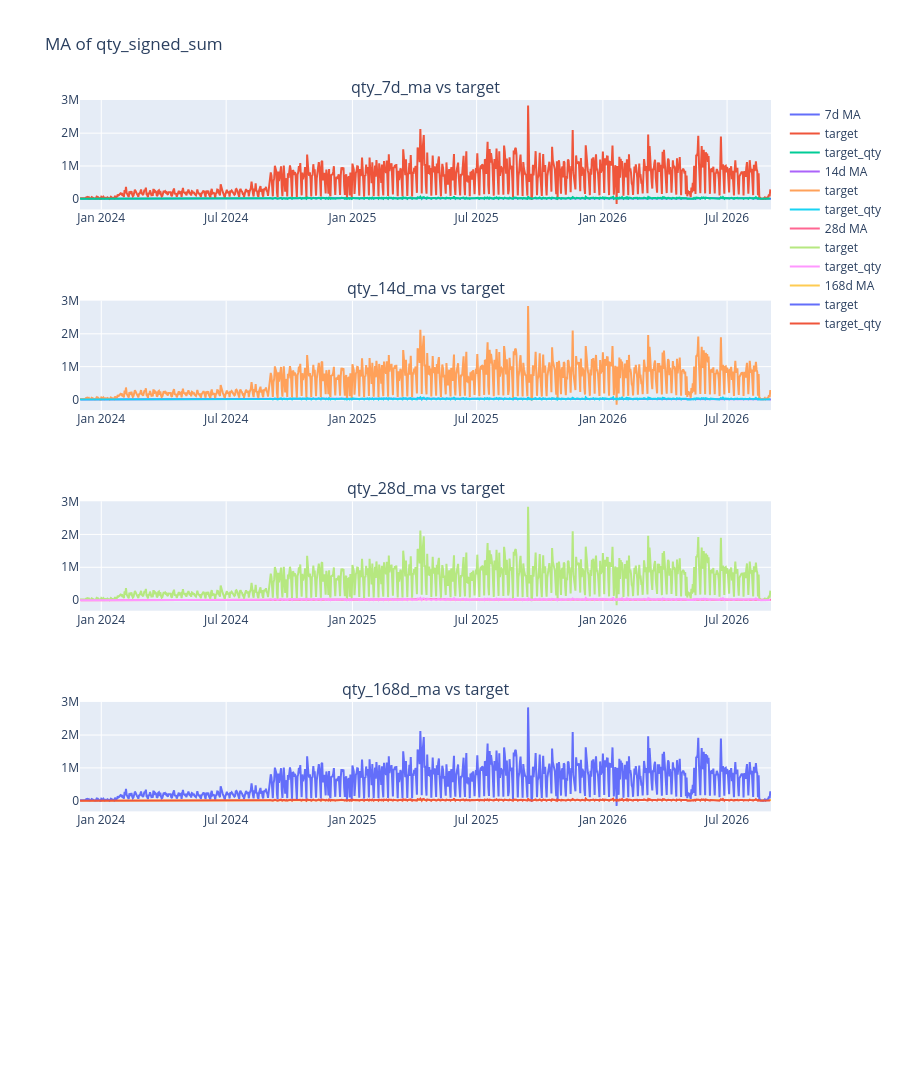
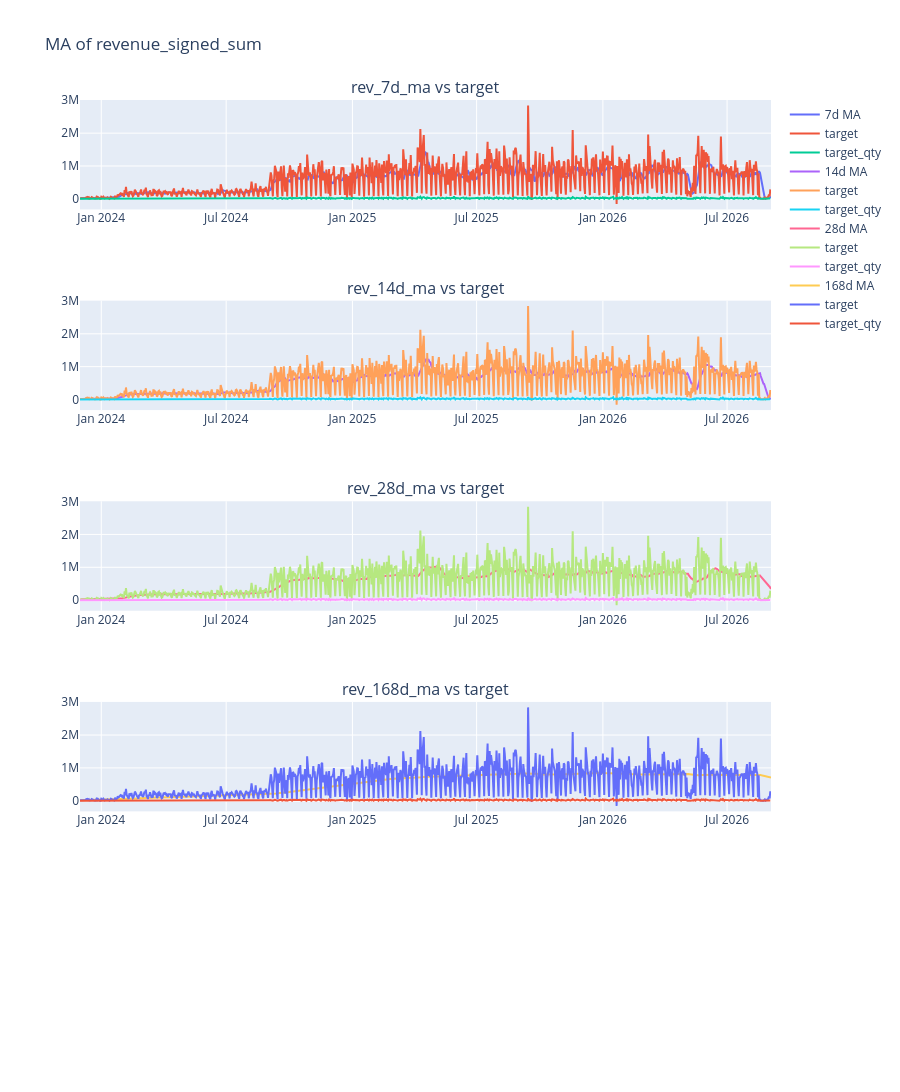
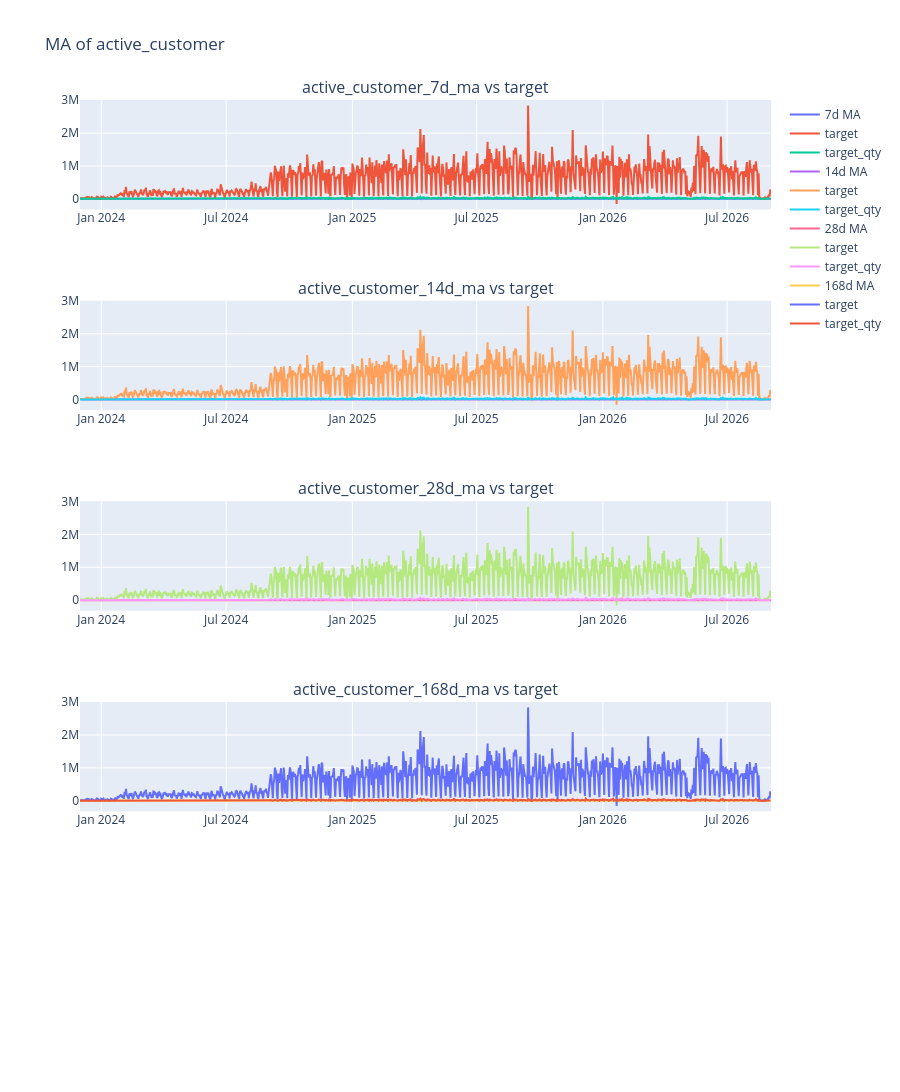
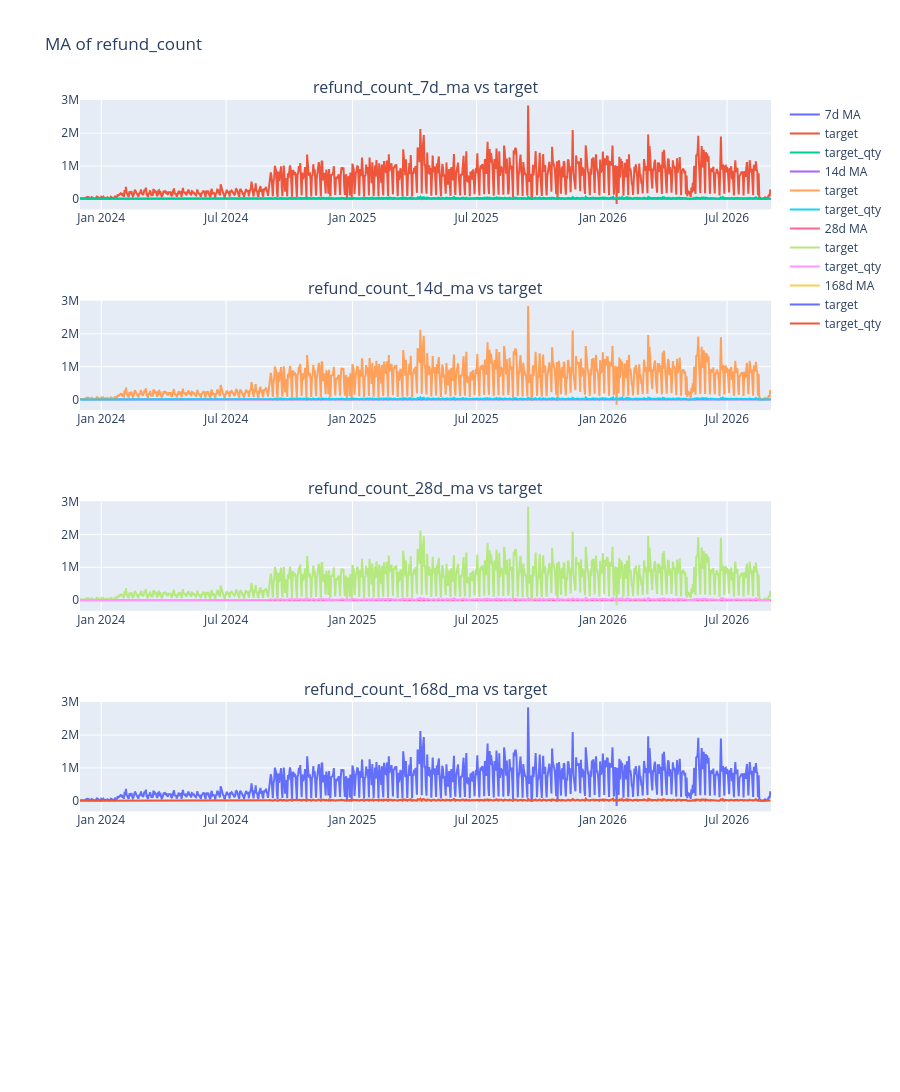

The notebook cell saved with these charts, in order:
### Code cell
import plotly.express as px
import plotly.subplots as sp
import plotly.graph_objects as go

pd.set_option('display.max_columns', None)
pd.set_option('display.width', 100)


for col in cols:
    prefix = prefix_map.get(col, col)

    fig = sp.make_subplots(rows=5, cols=1, subplot_titles=[f"{prefix}_{i}d_ma vs target" for i in sma_duration])

    for idx, i in enumerate(sma_duration, start=1):
        ma_col = f"{prefix}_{i}d_ma"
        
        fig.add_trace(
            go.Scatter(x=df_explore["invoice_date"], y=df_explore[ma_col], name= f"{i}d MA"),
            row=idx, col=1
        )
        fig.add_trace(
            go.Scatter(x=df_explore["invoice_date"], y=df_explore["target_"], name="target"),
            row=idx, col=1
        )
        fig.add_trace(
            go.Scatter(x=df_explore["invoice_date"], y=df_explore["target_qty"], name="target_qty"),
            row=idx, col=1
        )
    
    
    fig.update_layout(height=1300, title_text=f"MA of {col}")
    fig.show()

### Figure 1 — Plotly figure (JSON) as saved in the notebook; plotly's stock layout.template omitted (floating-point values rounded to 4 significant figures; data arrays with more than 128 entries replaced by an {"elided": "..."} marker saying what was removed)
{"data": [{"name": "7d MA", "type": "scatter", "x": {"elided": "1008 str values"}, "xaxis": "x", "y": {"elided": "1008 float values"}, "yaxis": "y"}, {"name": "target", "type": "scatter", "x": {"elided": "1008 str values"}, "xaxis": "x", "y": {"elided": "1008 float values"}, "yaxis": "y"}, {"name": "target_qty", "type": "scatter", "x": {"elided": "1008 str values"}, "xaxis": "x", "y": {"elided": "1008 float values"}, "yaxis": "y"}, {"name": "14d MA", "type": "scatter", "x": {"elided": "1008 str values"}, "xaxis": "x2", "y": {"elided": "1008 float values"}, "yaxis": "y2"}, {"name": "target", "type": "scatter", "x": {"elided": "1008 str values"}, "xaxis": "x2", "y": {"elided": "1008 float values"}, "yaxis": "y2"}, {"name": "target_qty", "type": "scatter", "x": {"elided": "1008 str values"}, "xaxis": "x2", "y": {"elided": "1008 float values"}, "yaxis": "y2"}, {"name": "28d MA", "type": "scatter", "x": {"elided": "1008 str values"}, "xaxis": "x3", "y": {"elided": "1008 float values"}, "yaxis": "y3"}, {"name": "target", "type": "scatter", "x": {"elided": "1008 str values"}, "xaxis": "x3", "y": {"elided": "1008 float values"}, "yaxis": "y3"}, {"name": "target_qty", "type": "scatter", "x": {"elided": "1008 str values"}, "xaxis": "x3", "y": {"elided": "1008 float values"}, "yaxis": "y3"}, {"name": "168d MA", "type": "scatter", "x": {"elided": "1008 str values"}, "xaxis": "x4", "y": {"elided": "1008 float values"}, "yaxis": "y4"}, {"name": "target", "type": "scatter", "x": {"elided": "1008 str values"}, "xaxis": "x4", "y": {"elided": "1008 float values"}, "yaxis": "y4"}, {"name": "target_qty", "type": "scatter", "x": {"elided": "1008 str values"}, "xaxis": "x4", "y": {"elided": "1008 float values"}, "yaxis": "y4"}], "layout": {"annotations": [{"font": {"size": 16}, "showarrow": false, "text": "qty_7d_ma vs target", "x": 0.5, "xanchor": "center", "xref": "paper", "y": 1, "yanchor": "bottom", "yref": "paper"}, {"font": {"size": 16}, "showarrow": false, "text": "qty_14d_ma vs target", "x": 0.5, "xanchor": "center", "xref": "paper", "y": 0.78, "yanchor": "bottom", "yref": "paper"}, {"font": {"size": 16}, "showarrow": false, "text": "qty_28d_ma vs target", "x": 0.5, "xanchor": "center", "xref": "paper", "y": 0.56, "yanchor": "bottom", "yref": "paper"}, {"font": {"size": 16}, "showarrow": false, "text": "qty_168d_ma vs target", "x": 0.5, "xanchor": "center", "xref": "paper", "y": 0.34, "yanchor": "bottom", "yref": "paper"}], "height": 1300, "title": {"text": "MA of qty_signed_sum"}, "xaxis": {"anchor": "y", "domain": [0, 1]}, "xaxis2": {"anchor": "y2", "domain": [0, 1]}, "xaxis3": {"anchor": "y3", "domain": [0, 1]}, "xaxis4": {"anchor": "y4", "domain": [0, 1]}, "xaxis5": {"anchor": "y5", "domain": [0, 1]}, "yaxis": {"anchor": "x", "domain": [0.88, 1]}, "yaxis2": {"anchor": "x2", "domain": [0.66, 0.78]}, "yaxis3": {"anchor": "x3", "domain": [0.44, 0.56]}, "yaxis4": {"anchor": "x4", "domain": [0.22, 0.34]}, "yaxis5": {"anchor": "x5", "domain": [0, 0.12]}}}

### Figure 2 — Plotly figure (JSON) as saved in the notebook; plotly's stock layout.template omitted (floating-point values rounded to 4 significant figures; data arrays with more than 128 entries replaced by an {"elided": "..."} marker saying what was removed)
{"data": [{"name": "7d MA", "type": "scatter", "x": {"elided": "1008 str values"}, "xaxis": "x", "y": {"elided": "1008 float values"}, "yaxis": "y"}, {"name": "target", "type": "scatter", "x": {"elided": "1008 str values"}, "xaxis": "x", "y": {"elided": "1008 float values"}, "yaxis": "y"}, {"name": "target_qty", "type": "scatter", "x": {"elided": "1008 str values"}, "xaxis": "x", "y": {"elided": "1008 float values"}, "yaxis": "y"}, {"name": "14d MA", "type": "scatter", "x": {"elided": "1008 str values"}, "xaxis": "x2", "y": {"elided": "1008 float values"}, "yaxis": "y2"}, {"name": "target", "type": "scatter", "x": {"elided": "1008 str values"}, "xaxis": "x2", "y": {"elided": "1008 float values"}, "yaxis": "y2"}, {"name": "target_qty", "type": "scatter", "x": {"elided": "1008 str values"}, "xaxis": "x2", "y": {"elided": "1008 float values"}, "yaxis": "y2"}, {"name": "28d MA", "type": "scatter", "x": {"elided": "1008 str values"}, "xaxis": "x3", "y": {"elided": "1008 float values"}, "yaxis": "y3"}, {"name": "target", "type": "scatter", "x": {"elided": "1008 str values"}, "xaxis": "x3", "y": {"elided": "1008 float values"}, "yaxis": "y3"}, {"name": "target_qty", "type": "scatter", "x": {"elided": "1008 str values"}, "xaxis": "x3", "y": {"elided": "1008 float values"}, "yaxis": "y3"}, {"name": "168d MA", "type": "scatter", "x": {"elided": "1008 str values"}, "xaxis": "x4", "y": {"elided": "1008 float values"}, "yaxis": "y4"}, {"name": "target", "type": "scatter", "x": {"elided": "1008 str values"}, "xaxis": "x4", "y": {"elided": "1008 float values"}, "yaxis": "y4"}, {"name": "target_qty", "type": "scatter", "x": {"elided": "1008 str values"}, "xaxis": "x4", "y": {"elided": "1008 float values"}, "yaxis": "y4"}], "layout": {"annotations": [{"font": {"size": 16}, "showarrow": false, "text": "rev_7d_ma vs target", "x": 0.5, "xanchor": "center", "xref": "paper", "y": 1, "yanchor": "bottom", "yref": "paper"}, {"font": {"size": 16}, "showarrow": false, "text": "rev_14d_ma vs target", "x": 0.5, "xanchor": "center", "xref": "paper", "y": 0.78, "yanchor": "bottom", "yref": "paper"}, {"font": {"size": 16}, "showarrow": false, "text": "rev_28d_ma vs target", "x": 0.5, "xanchor": "center", "xref": "paper", "y": 0.56, "yanchor": "bottom", "yref": "paper"}, {"font": {"size": 16}, "showarrow": false, "text": "rev_168d_ma vs target", "x": 0.5, "xanchor": "center", "xref": "paper", "y": 0.34, "yanchor": "bottom", "yref": "paper"}], "height": 1300, "title": {"text": "MA of revenue_signed_sum"}, "xaxis": {"anchor": "y", "domain": [0, 1]}, "xaxis2": {"anchor": "y2", "domain": [0, 1]}, "xaxis3": {"anchor": "y3", "domain": [0, 1]}, "xaxis4": {"anchor": "y4", "domain": [0, 1]}, "xaxis5": {"anchor": "y5", "domain": [0, 1]}, "yaxis": {"anchor": "x", "domain": [0.88, 1]}, "yaxis2": {"anchor": "x2", "domain": [0.66, 0.78]}, "yaxis3": {"anchor": "x3", "domain": [0.44, 0.56]}, "yaxis4": {"anchor": "x4", "domain": [0.22, 0.34]}, "yaxis5": {"anchor": "x5", "domain": [0, 0.12]}}}

### Figure 3 — Plotly figure (JSON) as saved in the notebook; plotly's stock layout.template omitted (floating-point values rounded to 4 significant figures; data arrays with more than 128 entries replaced by an {"elided": "..."} marker saying what was removed)
{"data": [{"name": "7d MA", "type": "scatter", "x": {"elided": "1008 str values"}, "xaxis": "x", "y": {"elided": "1008 float values"}, "yaxis": "y"}, {"name": "target", "type": "scatter", "x": {"elided": "1008 str values"}, "xaxis": "x", "y": {"elided": "1008 float values"}, "yaxis": "y"}, {"name": "target_qty", "type": "scatter", "x": {"elided": "1008 str values"}, "xaxis": "x", "y": {"elided": "1008 float values"}, "yaxis": "y"}, {"name": "14d MA", "type": "scatter", "x": {"elided": "1008 str values"}, "xaxis": "x2", "y": {"elided": "1008 float values"}, "yaxis": "y2"}, {"name": "target", "type": "scatter", "x": {"elided": "1008 str values"}, "xaxis": "x2", "y": {"elided": "1008 float values"}, "yaxis": "y2"}, {"name": "target_qty", "type": "scatter", "x": {"elided": "1008 str values"}, "xaxis": "x2", "y": {"elided": "1008 float values"}, "yaxis": "y2"}, {"name": "28d MA", "type": "scatter", "x": {"elided": "1008 str values"}, "xaxis": "x3", "y": {"elided": "1008 float values"}, "yaxis": "y3"}, {"name": "target", "type": "scatter", "x": {"elided": "1008 str values"}, "xaxis": "x3", "y": {"elided": "1008 float values"}, "yaxis": "y3"}, {"name": "target_qty", "type": "scatter", "x": {"elided": "1008 str values"}, "xaxis": "x3", "y": {"elided": "1008 float values"}, "yaxis": "y3"}, {"name": "168d MA", "type": "scatter", "x": {"elided": "1008 str values"}, "xaxis": "x4", "y": {"elided": "1008 float values"}, "yaxis": "y4"}, {"name": "target", "type": "scatter", "x": {"elided": "1008 str values"}, "xaxis": "x4", "y": {"elided": "1008 float values"}, "yaxis": "y4"}, {"name": "target_qty", "type": "scatter", "x": {"elided": "1008 str values"}, "xaxis": "x4", "y": {"elided": "1008 float values"}, "yaxis": "y4"}], "layout": {"annotations": [{"font": {"size": 16}, "showarrow": false, "text": "active_customer_7d_ma vs target", "x": 0.5, "xanchor": "center", "xref": "paper", "y": 1, "yanchor": "bottom", "yref": "paper"}, {"font": {"size": 16}, "showarrow": false, "text": "active_customer_14d_ma vs target", "x": 0.5, "xanchor": "center", "xref": "paper", "y": 0.78, "yanchor": "bottom", "yref": "paper"}, {"font": {"size": 16}, "showarrow": false, "text": "active_customer_28d_ma vs target", "x": 0.5, "xanchor": "center", "xref": "paper", "y": 0.56, "yanchor": "bottom", "yref": "paper"}, {"font": {"size": 16}, "showarrow": false, "text": "active_customer_168d_ma vs target", "x": 0.5, "xanchor": "center", "xref": "paper", "y": 0.34, "yanchor": "bottom", "yref": "paper"}], "height": 1300, "title": {"text": "MA of active_customer"}, "xaxis": {"anchor": "y", "domain": [0, 1]}, "xaxis2": {"anchor": "y2", "domain": [0, 1]}, "xaxis3": {"anchor": "y3", "domain": [0, 1]}, "xaxis4": {"anchor": "y4", "domain": [0, 1]}, "xaxis5": {"anchor": "y5", "domain": [0, 1]}, "yaxis": {"anchor": "x", "domain": [0.88, 1]}, "yaxis2": {"anchor": "x2", "domain": [0.66, 0.78]}, "yaxis3": {"anchor": "x3", "domain": [0.44, 0.56]}, "yaxis4": {"anchor": "x4", "domain": [0.22, 0.34]}, "yaxis5": {"anchor": "x5", "domain": [0, 0.12]}}}

### Figure 4 — Plotly figure (JSON) as saved in the notebook; plotly's stock layout.template omitted (floating-point values rounded to 4 significant figures; data arrays with more than 128 entries replaced by an {"elided": "..."} marker saying what was removed)
{"data": [{"name": "7d MA", "type": "scatter", "x": {"elided": "1008 str values"}, "xaxis": "x", "y": {"elided": "1008 float values"}, "yaxis": "y"}, {"name": "target", "type": "scatter", "x": {"elided": "1008 str values"}, "xaxis": "x", "y": {"elided": "1008 float values"}, "yaxis": "y"}, {"name": "target_qty", "type": "scatter", "x": {"elided": "1008 str values"}, "xaxis": "x", "y": {"elided": "1008 float values"}, "yaxis": "y"}, {"name": "14d MA", "type": "scatter", "x": {"elided": "1008 str values"}, "xaxis": "x2", "y": {"elided": "1008 float values"}, "yaxis": "y2"}, {"name": "target", "type": "scatter", "x": {"elided": "1008 str values"}, "xaxis": "x2", "y": {"elided": "1008 float values"}, "yaxis": "y2"}, {"name": "target_qty", "type": "scatter", "x": {"elided": "1008 str values"}, "xaxis": "x2", "y": {"elided": "1008 float values"}, "yaxis": "y2"}, {"name": "28d MA", "type": "scatter", "x": {"elided": "1008 str values"}, "xaxis": "x3", "y": {"elided": "1008 float values"}, "yaxis": "y3"}, {"name": "target", "type": "scatter", "x": {"elided": "1008 str values"}, "xaxis": "x3", "y": {"elided": "1008 float values"}, "yaxis": "y3"}, {"name": "target_qty", "type": "scatter", "x": {"elided": "1008 str values"}, "xaxis": "x3", "y": {"elided": "1008 float values"}, "yaxis": "y3"}, {"name": "168d MA", "type": "scatter", "x": {"elided": "1008 str values"}, "xaxis": "x4", "y": {"elided": "1008 float values"}, "yaxis": "y4"}, {"name": "target", "type": "scatter", "x": {"elided": "1008 str values"}, "xaxis": "x4", "y": {"elided": "1008 float values"}, "yaxis": "y4"}, {"name": "target_qty", "type": "scatter", "x": {"elided": "1008 str values"}, "xaxis": "x4", "y": {"elided": "1008 float values"}, "yaxis": "y4"}], "layout": {"annotations": [{"font": {"size": 16}, "showarrow": false, "text": "refund_count_7d_ma vs target", "x": 0.5, "xanchor": "center", "xref": "paper", "y": 1, "yanchor": "bottom", "yref": "paper"}, {"font": {"size": 16}, "showarrow": false, "text": "refund_count_14d_ma vs target", "x": 0.5, "xanchor": "center", "xref": "paper", "y": 0.78, "yanchor": "bottom", "yref": "paper"}, {"font": {"size": 16}, "showarrow": false, "text": "refund_count_28d_ma vs target", "x": 0.5, "xanchor": "center", "xref": "paper", "y": 0.56, "yanchor": "bottom", "yref": "paper"}, {"font": {"size": 16}, "showarrow": false, "text": "refund_count_168d_ma vs target", "x": 0.5, "xanchor": "center", "xref": "paper", "y": 0.34, "yanchor": "bottom", "yref": "paper"}], "height": 1300, "title": {"text": "MA of refund_count"}, "xaxis": {"anchor": "y", "domain": [0, 1]}, "xaxis2": {"anchor": "y2", "domain": [0, 1]}, "xaxis3": {"anchor": "y3", "domain": [0, 1]}, "xaxis4": {"anchor": "y4", "domain": [0, 1]}, "xaxis5": {"anchor": "y5", "domain": [0, 1]}, "yaxis": {"anchor": "x", "domain": [0.88, 1]}, "yaxis2": {"anchor": "x2", "domain": [0.66, 0.78]}, "yaxis3": {"anchor": "x3", "domain": [0.44, 0.56]}, "yaxis4": {"anchor": "x4", "domain": [0.22, 0.34]}, "yaxis5": {"anchor": "x5", "domain": [0, 0.12]}}}
